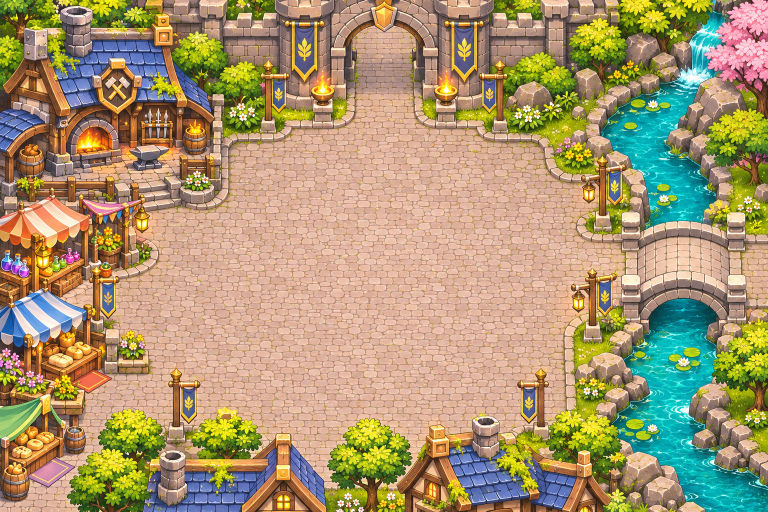
#> input picture games/mossbridge/art/raw/P07A_map_town_square.png, 1536 x 1024 px (shown at 1/2 size)
$ python build_map.py
#> lines starting #> are read from the running program, lines starting #| are printed output that depends on the picture
#!/usr/bin/env python3
"""
build_map.py — join the ChatGPT orthographic maps P07A (town square) and P07B (meadow) into the demo
map, and write the map data the game reads (reproducible).

The two tiles are drawn to continue each other (river + bridge on the seam), but the bridge decks sit
~60 px apart vertically, so the town tile is shifted up by SHIFT (its top rows - the castle wall - are
cropped) and the meadow's bottom SHIFT rows are cropped. World = 3072 x (1024 - SHIFT) map px.

Walkable areas, spawns and water glints are traced by eye on a grid (tools: qa-out/mapgrid_*.png)
in each tile's own pixels and converted here, so they can be re-traced per tile.

Outputs: demo/assets/map_town_meadow.jpg, demo/maps/mossbridge.json, manifest.json "map" entry.
Usage (from games/mossbridge):  python3 tools/build_map.py        Requires: Pillow
"""
import json
import os

from PIL import Image

ROOT = os.path.dirname(os.path.dirname(os.path.abspath(__file__)))
RAW = os.path.join(ROOT, "art", "raw")
OUT = os.path.join(ROOT, "demo", "assets")
SHIFT = 60          # town tile moves up by this much; meadow loses this much at the bottom
TILE = (1536, 1024)
G = 4 / 3           # the tracing grids were drawn at 0.75 scale

# traced on qa-out/mapgrid_town.png / mapgrid_meadow.png (grid image px, 0.75 of tile px)
TOWN_WALK = [(340, 205), (520, 205), (525, 60), (640, 60), (645, 205), (820, 205), (845, 240), (865, 300), (880, 335),
             (935, 350), (1152, 350), (1152, 440), (935, 440), (870, 455), (860, 520), (860, 600), (820, 640), (560, 645),
             (480, 650), (300, 650), (250, 630), (230, 560), (230, 400), (250, 330), (300, 300), (340, 260)]
MEADOW_WALK = [(0, 305), (155, 300), (170, 285), (240, 280), (270, 215), (330, 205), (430, 195), (470, 160), (580, 165),
               (780, 165), (880, 150), (1000, 150), (1060, 140), (1065, 60), (1130, 60), (1135, 150), (1110, 200),
               (1010, 230), (960, 240), (955, 330), (960, 480), (1080, 500), (1000, 560), (900, 590), (820, 600),
               (800, 650), (690, 655), (650, 700), (540, 700), (440, 660), (420, 600), (330, 600), (310, 520),
               (210, 470), (160, 400), (0, 395)]


def town(p):    # grid px of the town tile -> world px
    return [round(p[0] * G), round(p[1] * G - SHIFT)]


def meadow(p):  # grid px of the meadow tile -> world px
    return [round(TILE[0] + p[0] * G), round(p[1] * G)]


def main():
    a = Image.open(os.path.join(RAW, "P07A_map_town_square.png")).convert("RGB")
#> a is the input picture: PIL image 1536x1024 RGB; mean R, G, B 168.7, 149.8, 111.9
    b = Image.open(os.path.join(RAW, "P07B_map_meadow.png")).convert("RGB")
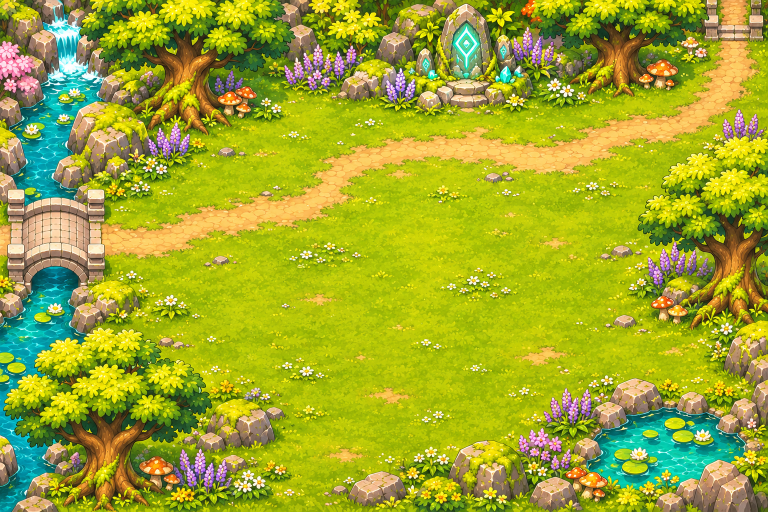
#> input picture games/mossbridge/art/raw/P07B_map_meadow.png, 1536 x 1024 px (shown at 1/2 size)
#> b is the input picture: PIL image 1536x1024 RGB; mean R, G, B 159, 167.8, 43.9
    W, H = TILE[0] * 2, TILE[1] - SHIFT
    m = Image.new("RGB", (W, H))
#> m: PIL image 3072x964 RGB; every value is 0
    m.paste(a.crop((0, SHIFT, TILE[0], TILE[1])), (0, 0))
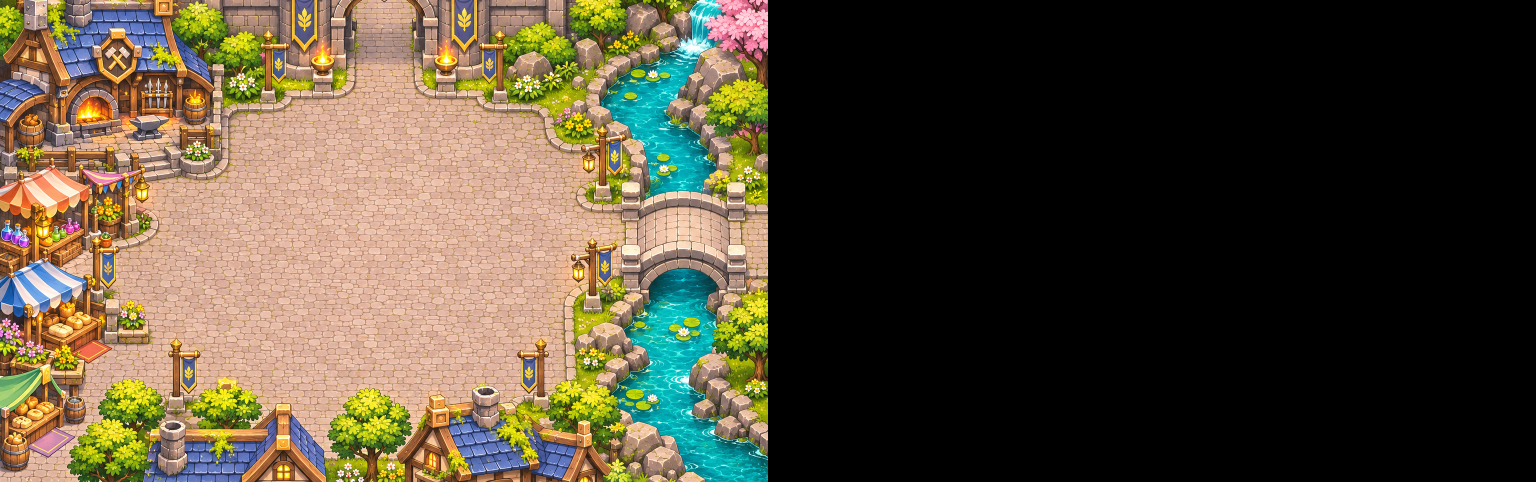
#> m: PIL image 3072x964 RGB (shown at 1/2 size); mean R, G, B 84.8, 75.3, 56.8
    m.paste(b.crop((0, 0, TILE[0], TILE[1] - SHIFT)), (TILE[0], 0))
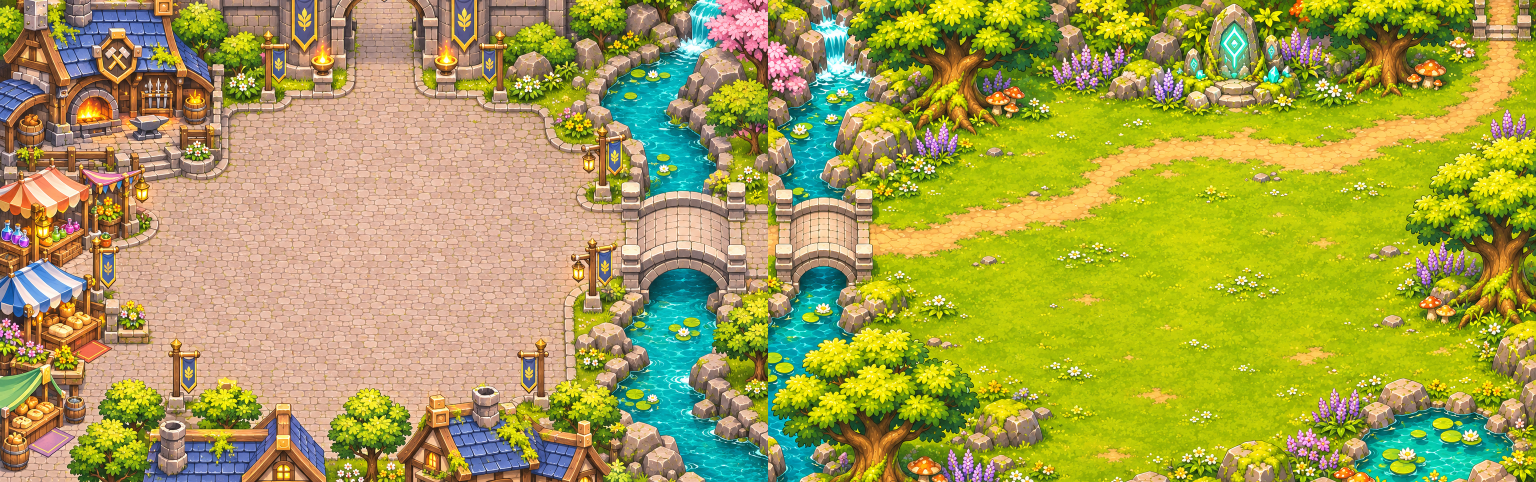
#> m: PIL image 3072x964 RGB (shown at 1/2 size); mean R, G, B 164.7, 159.8, 78.7
    m.save(os.path.join(OUT, "map_town_meadow.jpg"), quality=90, optimize=True)

    data = {
        "file": "map_town_meadow.jpg", "size": [W, H],
        "scale": 0.6,                        # orthographic: characters keep one size everywhere
        "walk": [[town(p) for p in TOWN_WALK], [meadow(p) for p in MEADOW_WALK]],
        "heroStart": town((560, 450)),
        "slimes": [meadow(p) for p in [(380, 360), (520, 300), (640, 420), (560, 520), (760, 380), (420, 480), (820, 300)]],
        "boss": meadow((720, 470)),
        "water": [town(p) for p in [(960, 220), (1010, 300), (980, 560), (1000, 650), (960, 720)]]
                 + [meadow(p) for p in [(60, 200), (40, 480), (40, 620), (960, 650), (1020, 680)]],
        "note": "built by tools/build_map.py from P07A + P07B; edit the traced points there",
    }
    os.makedirs(os.path.join(ROOT, "demo", "maps"), exist_ok=True)
    with open(os.path.join(ROOT, "demo", "maps", "mossbridge.json"), "w", encoding="utf-8") as f:
        json.dump(data, f, indent=1)
    path = os.path.join(OUT, "manifest.json")
#> (the run stopped early here; a loop or call above may not have finished)
